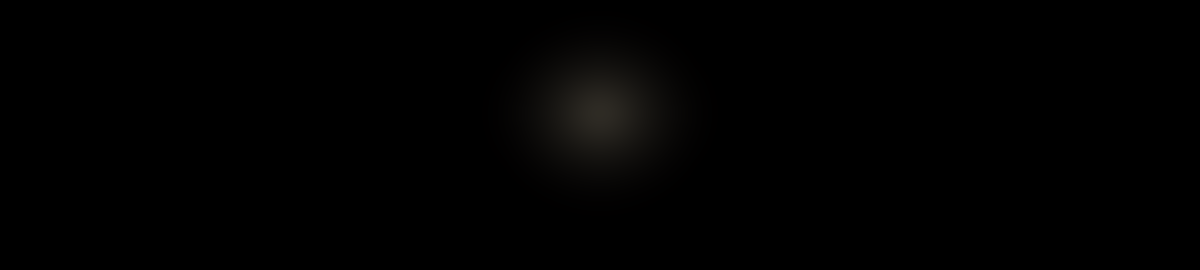
#> input picture assembler/template/fx/fx_flare.png, 4800 x 1080 px (shown at 1/4 size)
$ python -i chitaemost.py   (imports and definitions only)
#> lines starting #> are read from the running program, lines starting #| are printed output that depends on the picture
#!/usr/bin/env python3
# -*- coding: utf-8 -*-
"""ГЕЙТ ЧИТАЕМОСТИ РИСОВАННЫХ КАДРОВ — ловит карточку, которая на экране пустая.

Повод (его прямое слово 14.11 вечером): «там половина все карточки наши
бракованные». Класс один: графика на тёмной гамме канала рисуется тонкими
линиями низкого контраста и мелким кеглем — формально кадр нарисован, прогон
рапортует успехом, а зритель видит чёрный прямоугольник.

Замер по 55 карточкам сданного ролика `5min-3-priznalis-peregovory-1511`
(доля «чернил» — пикселей, отличающихся от фона больше чем на 18 из 255;
размах — перепад яркости между 1-м и 99-м процентилем):

    пустые:   map_dist 0,9% · duel 2,2% · slope 2,5% · radar 2,8% ·
              network 2,9% · strike 3,3% · waterfall 3,9% · marker_serif 5,0% ·
              pull 5,4% · pie 5,6%
    бледные:  map_dist размах 18 · line 55
    норма:    приёмы зала 44-70% · вырезка 24-32% · плёнка 34-42%

Отсюда пороги: ЧЕРНИЛ меньше 6% или РАЗМАХ меньше 60 — отказ; меньше 9% —
предупреждение. Белый зал и фото-виды проходят с большим запасом.

    python3 template/chitaemost.py <кадр.jpg | папка | проект> [--json f] [--tiho]

Код возврата: 0 — чисто, 1 — есть брак, 2 — нечего мерить.
"""
import argparse, glob, json, os, sys

PORG_INK_FAIL = 0.06      # доля пикселей, отличных от фона (диаграммы)
PORG_INK_WARN = 0.09
PORG_RAZMAH   = 60.0      # перепад яркости p99-p1
PORG_KONTRAST = 0.0035    # доля пикселей, отличных от фона БОЛЬШЕ ЧЕМ НА 110
PORG_KONTRAST_TEXT = 0.005

# ТЕКСТОВЫЕ ВИДЫ МЕРЯЮТСЯ ИНАЧЕ. У цитаты крупные буквы занимают 2-3%
# площади — по доле «чернил» это «пусто», а с экрана читается прекрасно
# (проверено глазами на `duel` ролика 15-11: две реплики кеглем 52).
# Поэтому у них спрашивается только КОНТРАСТ: есть ли в кадре что-то,
# отличное от фона больше чем на 110 из 255, то есть настоящая надпись.
TEKSTOVYE = {
    "duel", "pull", "strike", "marker_serif", "quote", "repliki", "doc",
    "tape", "paper_typed", "paper_hand", "split", "torn", "prolog",
    "mask_plate", "lenta",
    # ДВЕНАДЦАТЬ КАРТОЧЕК ИЗ «ВЕРИЦЫ» (27.11.2026). Та же причина, что у
    # цитаты: сообщение несёт не заливка кадра, а дискретные надписи/графика
    # на просторном фоне — по «чернилам» это «пусто», а читается нормально.
    # Живой замер первого облачного прогона: sortirovka чернил 2,3%/контраст
    # 1,79%, chertezh 2,0%/0,73% — оба легко прошли бы порог контраста
    # 0,5%, а порог чернил 6% не проходит НИ ОДИН «текстовый» вид в этом
    # списке по построению.
    "kalendar", "kartoteka", "oscillo", "pismo", "schyot_palochek",
    "liniya_zhizni", "pereskaz", "otschet_dney", "shtamp_lestnica",
    "sortirovka", "kompas", "chertezh",
    # ВОСЕМЬ КАРТОЧЕК ИЗ «ОЛЬГИ» (27.11.2026). Та же причина: фон студии
    # просторный и тёмный, сообщение несёт дискретный HUD (число/строки/
    # полосы), а не заливка кадра.
    "otbivka", "zastavka", "stroki_faktov", "krupnoe_chislo",
    "schetchik_let", "cheklist", "polosy",
}

# ПАВИЛЬОНЫ И ИЗОБРАЗИТЕЛЬНЫЕ ВИДЫ: содержание несёт сама картинка, подписи
# в них мелкие и служебные. У них спрашивается только наполненность кадра.
# Повод: `prohod` (колоннада с двумя плашками) по контрасту давал 0,21% и
# попадал в брак, хотя глазами это один из лучших кадров ролика.
PAVILONY = {
    "prohod", "kreslo", "tribuna", "mehanizm", "relsy", "globus_map",
    "film", "film_frame", "wall", "photo", "vyrezka", "vyrezka_kontur",
    "dof", "poster", "pechat", "device",
}


# КАРТЫ МЕРЯЮТСЯ ТРЕТЬИМ СПОСОБОМ. Контуры стран тонкие, заливка ровная —
# по «чернилам» карта всегда бедна, но с экрана читается. Решает ПОДПИСЬ:
# карта без единой читаемой надписи и есть «жёлтая заливка во весь материк»
# из его разбора 14.11. Замер по ролику 15-11: map_dist с двумя городами
# 0,21% · map с заливкой без подписей 0,12% · map_regions 0,04%.
# `radar` добавлен 15.11 (улов `usuario-27`, проверено глазами): шестиугольник
# с шестью читаемыми подписями и значениями даёт контраст 0,33% — больше, чем
# хорошая карта (0,13%), и меньше порога. На тёмной гамме контраст не отличает
# здоровую карточку от пустой НИ В ОДНУ сторону, поэтому осевые диаграммы
# судятся глазами, как карты.
KARTY = {"map", "map_dist", "map_regions", "bubbles", "cartogram",
         "globus_map", "relief", "radar",
         # karta_koltso — O21 «Ольги» (27.11.2026): та же причина, тёмная
         # контурная карта с мелкоконтрастной подсветкой страны, метрикой
         # не судится (живой случай ниже).
         "karta_koltso"}
PORG_KONTRAST_KARTA = 0.0015


def _pavilon(vid):
    return vid in PAVILONY or vid.startswith("zal")


def mera(put):
    """(чернила, яркость, размах) у кадра; None — файл не читается."""
#> called with put = 'fx/fx_flare.png'
    try:
        import numpy as np
        from PIL import Image
    except ImportError:
        return None
    try:
        im = Image.open(put).convert("L")
    except Exception:
        return None
    if im.width < 32 or im.height < 32:
        return None
    im = im.resize((480, 270))
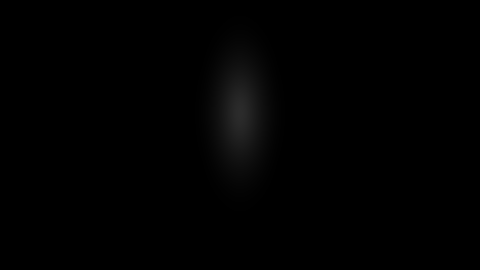
#> im: PIL image 480x270 L; min 0, max 43, mean 1.1
    a = np.asarray(im).astype("float32")
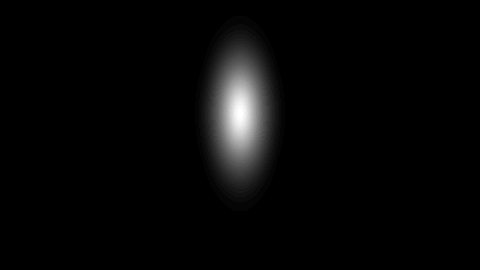
#> a: shape (270, 480) float32; min 0, max 43, mean 1.1; drawn with min black and max white
    hist, _ = np.histogram(a, bins=32, range=(0, 255))
#> hist = 32 values, max 123114 at index 0, min 0 at index 6, mean 4050
    fon = (int(hist.argmax()) + 0.5) * 255.0 / 32.0
#> fon = 3.98
    d = abs(a - fon)
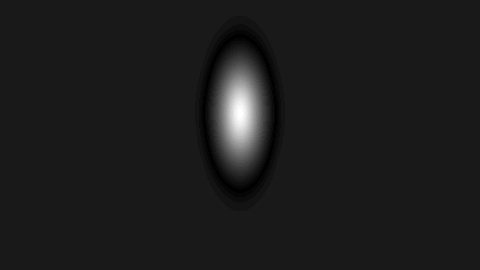
#> d: shape (270, 480) float32; min 0.0156, max 39.02, mean 4.5; drawn with min black and max white
    ink = float((d > 18).mean())
#> ink = 0.0179
    kontrast = float((d > 110).mean())
#> kontrast = 0
    p1, p99 = float(np.percentile(a, 1)), float(np.percentile(a, 99))
#> p1 = 0; p99 = 28
    return ink, float(a.mean()), p99 - p1, kontrast


# [132 lines left out: functions vidy_proekta, kadry, main, not called in this run]


# [2 lines not run here, left out]

>>> result = mera('fx/fx_flare.png')
#> result = (0.0179, 1.14, 28, 0)
